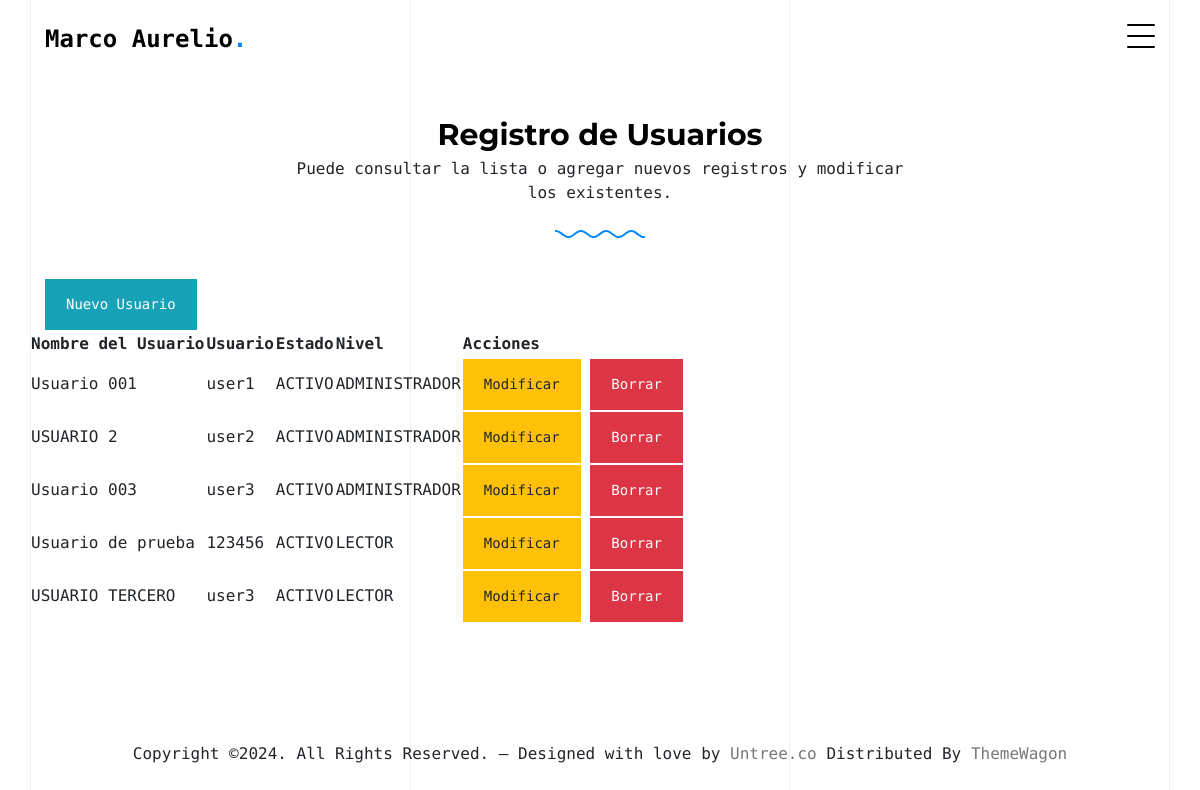
Page /verusuario (signed in) on the earlier database version.
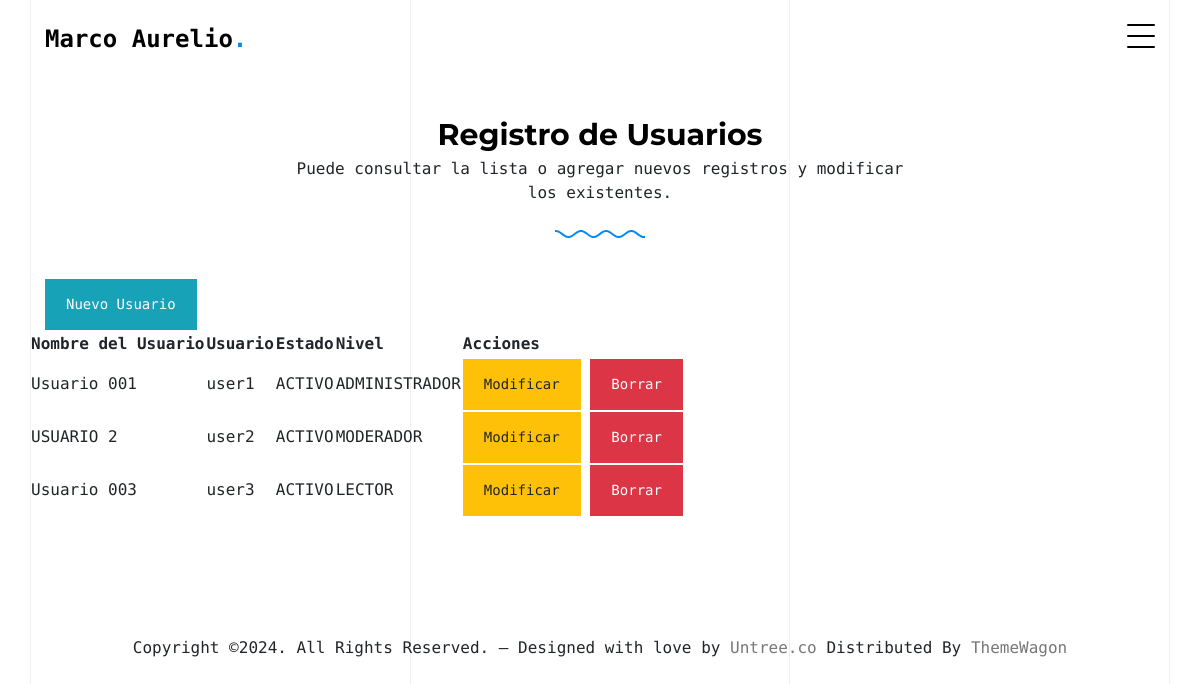
Same page on the later database version.
### pagina_cms/models.py (models this page shows)
class usuarios(models.Model):
    nombre = models.CharField(max_length=255)
    usuario = models.CharField(max_length=25)
    clave = models.CharField(max_length=25)
    estado = models.CharField(max_length=25)
    nivel = models.CharField(max_length=25)

### pagina_cms/usuarios.py (the view)
# urls.py: path('verusuario', usuarios.ver, name='verusuario'),
def ver(request):
    if request.method=='GET':
        if 'nivel_usuario' in request.session:
            if request.session['nivel_usuario']=='ADMINISTRADOR':
                lista=usuarios.objects.all()
                variables={}
                variables['request']=request
                variables['lista']=lista
                return render(request, 'usuario_ver.html', variables)
            else:
                variables={}
                variabes={}
                variables['nombre_usuario']= request.session['nombre_usuario']
                return render(request,'panel.html', variables)
        else:
            return redirect('acceder')

### pagina_cms/context_processors.py (called while the page is built)
def nivel_usuario(request):
    nivel_usuario = request.session.get('nivel_usuario', None)
    usuario_autenticado = request.session.get('usuario_autenticado', False)
    return {
        'nivel_usuario': nivel_usuario,
        'usuario_autenticado': usuario_autenticado,
    }

### pagina_cms/templates/usuario_ver.html
{% extends 'base.html' %}
{% block cuerpo %}
<div class="untree_co-section pb-0">
    <div class="container">
      <div class="row mb-4">
        <div class="col-lg-7 text-center mx-auto">
          <h2 class="section-heading gsap-reveal-hero mb-0"><strong>Registro de Usuarios</strong></h2>
          <p class="gsap-reveal-hero">Puede consultar la lista o agregar nuevos registros y modificar los existentes.</p>
          <div class="wave gsap-reveal-hero" >
            <svg>
              <path d="M10,10 L50,100 L90,50" stroke="#0389ff"></path>
            </svg>
          </div>
        </div>
      </div>
      <div class="row">
        <div class="col-lg-12">
          <a href="{% url 'nueusuario' %}" class="btn btn-info">Nuevo Usuario</a>
        </div>
        <table>
          <tr>
            <th>Nombre del Usuario</th>
            <th>Usuario</th>
            <th>Estado</th>
            <th>Nivel</th>
            <th>Acciones</th>
          </tr>
          {% for valor in lista  %}
          <tr>
            <td>{{valor.nombre}}</td>
            <td>{{valor.usuario}}</td>
            <td>{{valor.estado}}</td>
            <td>{{valor.nivel}}</td>
            <td><a href="{% url 'modusuario' id=valor.id %}" class="btn btn-warning">Modificar</a>
                <a href="{% url 'borusuario' id=valor.id %}" class="btn btn-danger">Borrar</a></td>
          </tr>
          {% endfor %}
        </table>
      </div>
    </div>
  </div>
{% endblock %}

### pagina_cms/templates/base.html (shortened to what this page needs)
{%load static%}
<!doctype html>
<html lang="en">
<head>
  <link rel="stylesheet" href="{% static 'css/bootstrap.min.css' %}">
  <link rel="stylesheet" href="{% static 'css/owl.carousel.min.css' %}">
  <link rel="stylesheet" href="{% static 'css/owl.theme.default.min.css' %}">
  <link rel="stylesheet" href="{% static 'fonts/icomoon/style.css' %}">
  <link rel="stylesheet" href="{% static 'fonts/flaticon/font/flaticon.css' %}">
  <link rel="stylesheet" href="{% static 'css/aos.css' %}">
  <link rel="stylesheet" href="{% static 'css/style.css' %}">
</head>
<body data-spy="scroll" data-target=".site-navbar-target" data-offset="100">
  <div class="lines-wrap">
  </div>
  <nav class="site-nav dark mb-5 site-navbar-target">
    <div class="container">
      <div class="site-navigation">
        <a href="{% url 'inicio' %}" class="logo m-0">Marco Aurelio<span class="text-primary">.</span></a>
        <a href="#" class="burger ml-auto float-right site-menu-toggle js-menu-toggle d-inline-block d-lg-inline-block" data-toggle="collapse" data-target="#main-navbar">
          <span></span>
        </a>
      </div>
    </div>
  </nav>
  {% block cuerpo %}
  {% endblock %}
    <div class="site-footer">
      <div class="container">
        <div class="row mt-5">
          <div class="col-12 text-center">
            <p class="mb-0">Copyright &copy;. All Rights Reserved. &mdash; Designed with love by <a href="https://untree.co">Untree.co</a>  Distributed By <a href="https://themewagon.com">ThemeWagon</a>
            </p>
          </div>
        </div>
      </div>
    </div>
  </body>
  </html>

### pagina_cms/static/css/style.css (style rules this page uses)
body { font-family: "PT Mono", monospace; line-height: 1.6; background: #ffffff; overflow-x: hidden; font-size: 16px; }
body:before { content: ""; position: fixed; top: 0; left: 0; z-index: 99; right: 0; bottom: 0; background: rgba(0, 0, 0, 0.2); opacity: 0; visibility: hidden; -webkit-transition: .3s all ease; -o-transition: .3s all ease; transition: .3s all ease; }
a { color: #0389ff; -webkit-transition: .3s all ease; -o-transition: .3s all ease; transition: .3s all ease; }
.text-primary { color: #0389ff !important; }
h1, .h1, h2, .h2, h3, .h3, h4, .h4 { font-family: "Montserrat", sans-serif; color: #dddde6; }
.btn { padding-top: 14px; padding-bottom: 14px; padding-left: 20px; padding-right: 20px; border-radius: 0px; font-size: 14px; border: 1px solid transparent; }
.logo { font-size: 24px; color: #ffffff; font-weight: 700; }
.site-nav { position: absolute; width: 100%; z-index: 7; }
.site-nav a { position: relative; z-index: 9; cursor: pointer; }
.site-nav { padding-top: 20px; padding-bottom: 20px; }
.site-nav.dark a { color: #000000; }
.burger { width: 28px; height: 32px; cursor: pointer; position: relative; }
.burger:before, .burger span, .burger:after { width: 100%; height: 2px; display: block; background: #000; border-radius: 2px; position: absolute; opacity: 1; }
.burger:before, .burger:after { -webkit-transition: top 0.35s cubic-bezier(0.23, 1, 0.32, 1), opacity 0.35s cubic-bezier(0.23, 1, 0.32, 1), background-color 1.15s cubic-bezier(0.86, 0, 0.07, 1), -webkit-transform 0.35s cubic-bezier(0.23, 1, 0.32, 1); transition: top 0.35s cubic-bezier(0.23, 1, 0.32, 1), opacity 0.35s cubic-bezier(0.23, 1, 0.32, 1), background-color 1.15s cubic-bezier(0.86, 0, 0.07, 1), -webkit-transform 0.35s cubic-bezier(0.23, 1, 0.32, 1); -o-transition: top 0.35s cubic-bezier(0.23, 1, 0.32, 1), transform 0.35s cubic-bezier(0.23, 1, 0.32, 1), opacity 0.35s cubic-bezier(0.23, 1, 0.32, 1), background-color 1.15s cubic-bezier(0.86, 0, 0.07, 1); transition: top 0.35s cubic-bezier(0.23, 1, 0.32, 1), transform 0.35s cubic-bezier(0.23, 1, 0.32, 1), opacity 0.35s cubic-bezier(0.23, 1, 0.32, 1), background-color 1.15s cubic-bezier(0.86, 0, 0.07, 1); transition: top 0.35s cubic-bezier(0.23, 1, 0.32, 1), transform 0.35s cubic-bezier(0.23, 1, 0.32, 1), opacity 0.35s cubic-bezier(0.23, 1, 0.32, 1), background-color 1.15s cubic-bezier(0.86, 0, 0.07, 1), -webkit-transform 0.35s cubic-bezier(0.23, 1, 0.32, 1); -webkit-transition: top 0.35s cubic-bezier(0.23, 1, 0.32, 1), -webkit-transform 0.35s cubic-bezier(0.23, 1, 0.32, 1), opacity 0.35s cubic-bezier(0.23, 1, 0.32, 1), background-color 1.15s cubic-bezier(0.86, 0, 0.07, 1); content: ""; }
.burger:before { top: 4px; }
.burger span { top: 15px; }
.burger:after { top: 26px; }
.untree_co-section { padding: 7rem 0; }
.section-heading { font-size: 30px; color: #000000; }
.gsap-reveal-hero { line-height: 0; }
.wave { margin-bottom: 10px; }
.wave svg { width: 90px; height: 20px; }
.lines-wrap { position: fixed; z-index: -1; left: 0; top: 0; width: 100%; height: 100%; overflow: hidden; }
.site-footer { padding: 70px 0; }
.site-footer a { color: #777; position: relative; display: inline-block; }

Differences in the rows shown:
removed usuarios: nombre "Usuario de prueba", usuario "123456", estado "ACTIVO", nivel "LECTOR"
removed usuarios: nombre "USUARIO TERCERO", usuario "user3", estado "ACTIVO", nivel "LECTOR"
changed usuarios "USUARIO 2": nivel "ADMINISTRADOR" → "MODERADOR"
changed usuarios "Usuario 003": nivel "ADMINISTRADOR" → "LECTOR"
